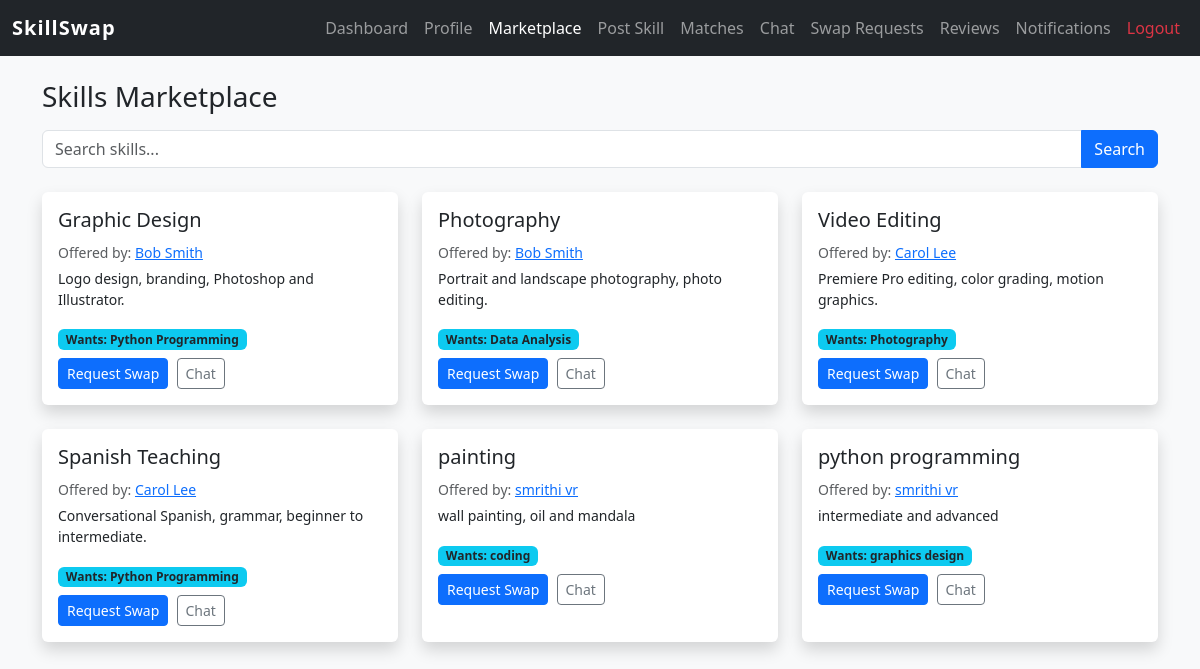
Page /marketplace/ (signed in) on the committed database.
### core/models.py (models this page shows, shortened)
class Skill(models.Model):
    user = models.ForeignKey(User, on_delete=models.CASCADE, related_name='skills')
    name = models.CharField(max_length=100)
    description = models.TextField(blank=True)
    skill_wanted = models.CharField(max_length=100, blank=True)
    is_active = models.BooleanField(default=True)
    created_at = models.DateTimeField(auto_now_add=True)

### core/views.py (the view)
# urls.py: path('marketplace/', views.marketplace_view, name='marketplace'),
@login_required
def marketplace_view(request):
    query = request.GET.get('q', '')
    skills = Skill.objects.filter(is_active=True).exclude(user=request.user)
    if query:
        skills = skills.filter(Q(name__icontains=query) | Q(description__icontains=query))
    return render(request, 'marketplace.html', {'skills': skills, 'query': query})

### templates/marketplace.html (shortened to what this page needs)
{% extends 'base.html' %}
{% block nav_marketplace %}active{% endblock %}
{% block content %}
<div class="container mt-4">
  <h3 class="mb-3">Skills Marketplace</h3>
  <form method="get" class="mb-4">
    <div class="input-group">
      <input class="form-control" name="q" placeholder="Search skills..." value="{{ query }}">
      <button class="btn btn-primary" type="submit">Search</button>
    </div>
  </form>
  {% if skills %}
  <div class="row">
    {% for skill in skills %}
    <div class="col-md-4 mb-4">
      <div class="card shadow border-0 h-100">
        <div class="card-body">
          <h5 class="card-title">{{ skill.name }}</h5>
          <p class="text-muted mb-1"><small>Offered by: <a href="{% url 'view_profile' skill.user.id %}">{{ skill.user.get_full_name|default:skill.user.username }}</a></small></p>
          {% if skill.description %}
          <p class="card-text small">{{ skill.description|truncatechars:80 }}</p>
          {% endif %}
          {% if skill.skill_wanted %}
          <p class="mb-2"><span class="badge bg-info text-dark">Wants: {{ skill.skill_wanted }}</span></p>
          {% endif %}
          <a href="{% url 'request_swap' skill.id %}" class="btn btn-primary btn-sm">Request Swap</a>
          <a href="{% url 'chat' skill.user.id %}" class="btn btn-outline-secondary btn-sm ms-1">Chat</a>
        </div>
      </div>
    </div>
    {% endfor %}
  </div>
  {% endif %}
</div>
{% endblock %}

### templates/base.html (shortened to what this page needs)
<!DOCTYPE html>
<html lang="en">
<head>
  <link href="https://cdn.jsdelivr.net/npm/bootstrap@5.3.2/dist/css/bootstrap.min.css" rel="stylesheet">
</head>
<body>
<nav class="navbar navbar-expand-lg navbar-dark bg-dark">
  <div class="container-fluid">
    <a class="navbar-brand" href="{% url 'dashboard' %}">SkillSwap</a>
    <div class="collapse navbar-collapse" id="nav">
      <ul class="navbar-nav ms-auto">
        <li class="nav-item"><a class="nav-link {% block nav_dashboard %}{% endblock %}" href="{% url 'dashboard' %}">Dashboard</a></li>
        <li class="nav-item"><a class="nav-link {% block nav_profile %}{% endblock %}" href="{% url 'profile' %}">Profile</a></li>
        <li class="nav-item"><a class="nav-link {% block nav_marketplace %}{% endblock %}" href="{% url 'marketplace' %}">Marketplace</a></li>
        <li class="nav-item"><a class="nav-link {% block nav_post_skill %}{% endblock %}" href="{% url 'post_skill' %}">Post Skill</a></li>
        <li class="nav-item"><a class="nav-link {% block nav_matches %}{% endblock %}" href="{% url 'matches' %}">Matches</a></li>
        <li class="nav-item"><a class="nav-link {% block nav_chat %}{% endblock %}" href="{% url 'chat_list' %}">Chat</a></li>
        <li class="nav-item"><a class="nav-link {% block nav_swap %}{% endblock %}" href="{% url 'swap_requests' %}">Swap Requests</a></li>
        <li class="nav-item"><a class="nav-link {% block nav_reviews %}{% endblock %}" href="{% url 'reviews' %}">Reviews</a></li>
        <li class="nav-item">
          <a class="nav-link {% block nav_notifications %}{% endblock %}" href="{% url 'notifications' %}">
            Notifications
          </a>
        </li>
        <li class="nav-item"><a class="nav-link text-danger" href="{% url 'logout' %}">Logout</a></li>
      </ul>
    </div>
  </div>
</nav>
{% block content %}{% endblock %}
</body>
</html>

### templates/base.html (style rules this page uses)
body { background-color: #f8f9fa; }
.navbar-brand { font-weight: bold; letter-spacing: 1px; }

### rows in the picture
Skill: name "Graphic Design", user.get_full_name "Bob Smith", description "Logo design, branding, Photoshop and Illustrator.", skill_wanted "Python Programming"
Skill: name "Photography", user.get_full_name "Bob Smith", description "Portrait and landscape photography, photo editing.", skill_wanted "Data Analysis"
Skill: name "Video Editing", user.get_full_name "Carol Lee", description "Premiere Pro editing, color grading, motion graphics.", skill_wanted "Photography"
Skill: name "Spanish Teaching", user.get_full_name "Carol Lee", description "Conversational Spanish, grammar, beginner to intermediate.", skill_wanted "Python Programming"
Skill: name "painting", user.get_full_name "smrithi vr", description "wall painting, oil and mandala", skill_wanted "coding"
Skill: name "python programming", user.get_full_name "smrithi vr", description "intermediate and advanced", skill_wanted "graphics design"
